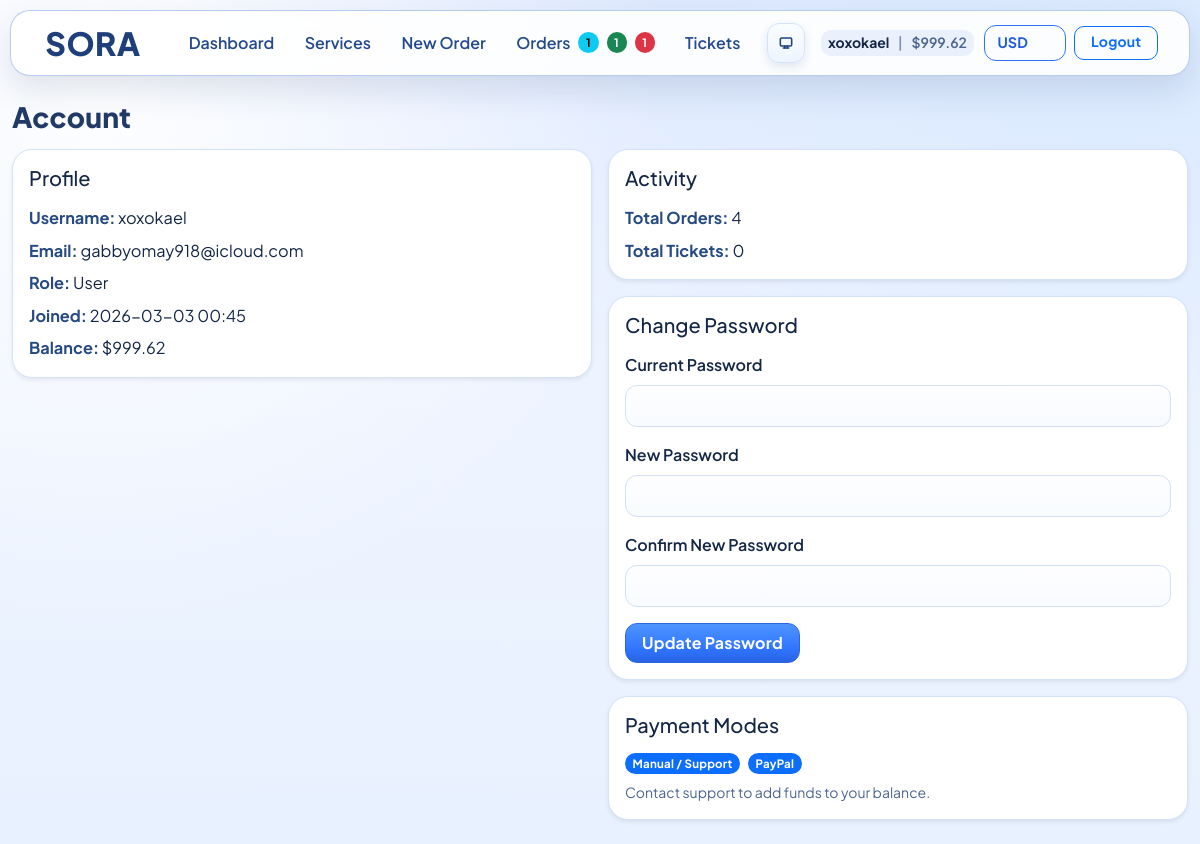
Page /account (signed in) on the committed database.
### app/models.py (models this page shows)
class SiteSetting(db.Model):
    id = db.Column(db.Integer, primary_key=True)
    key = db.Column(db.String(80), unique=True, nullable=False)
    value = db.Column(db.Text, nullable=False, default="")

class User(db.Model):
    id = db.Column(db.Integer, primary_key=True)
    username = db.Column(db.String(40), unique=True, nullable=False)
    email = db.Column(db.String(120), unique=True, nullable=False)
    password_hash = db.Column(db.String(255), nullable=False)
    balance = db.Column(db.Float, default=0.0)
    is_admin = db.Column(db.Boolean, default=False)
    is_banned = db.Column(db.Boolean, default=False, nullable=False)
    created_at = db.Column(db.DateTime, default=datetime.utcnow)

### app/routes.py (the view, shortened to what this page needs)
    @app.route("/account", methods=["GET", "POST"])
    @login_required
    def account():
        user = current_user()
        orders_count = Order.query.filter_by(user_id=user.id).count()
        tickets_count = Ticket.query.filter_by(user_id=user.id).count()
        return render_template(
            "account.html",
            title="Account",
            orders_count=orders_count,
            tickets_count=tickets_count,
        )

### app/routes.py (called while the page is built)
def current_user():
    uid = session.get("user_id")
    if not uid:
        return None
    return User.query.get(uid)

def login_required(view_func):
    @wraps(view_func)
    def wrapper(*args, **kwargs):
        user = current_user()
        if not user:
            flash("Please login first.", "warning")
            return redirect(url_for("login"))
        if user.is_banned:
            session.clear()
            flash("Your account has been banned. Contact support.", "danger")
            return redirect(url_for("login"))
        return view_func(*args, **kwargs)
    return wrapper

### app/templates/account.html
{% extends 'base.html' %}
{% block content %}
<div class="account-page">
<h3 class="mb-3">Account</h3>
<div class="row g-3">
  <div class="col-lg-6">
    <div class="card p-3 shadow-sm">
      <h5 class="mb-3">Profile</h5>
      <div class="mb-2 account-line"><strong>Username:</strong> {{ active_user.username }}</div>
      <div class="mb-2 account-line"><strong>Email:</strong> {{ active_user.email }}</div>
      <div class="mb-2 account-line"><strong>Role:</strong> {% if active_user.is_admin %}Admin{% else %}User{% endif %}</div>
      <div class="mb-2 account-line"><strong>Joined:</strong> {{ active_user.created_at.strftime('%Y-%m-%d %H:%M') }}</div>
      <div class="mb-0 account-line"><strong>Balance:</strong> {{ format_money(active_user.balance, 2) }}</div>
    </div>
  </div>
  <div class="col-lg-6">
    <div class="card p-3 shadow-sm">
      <h5 class="mb-3">Activity</h5>
      <div class="mb-2 account-line"><strong>Total Orders:</strong> {{ orders_count }}</div>
      <div class="mb-0 account-line"><strong>Total Tickets:</strong> {{ tickets_count }}</div>
    </div>
    <div class="card p-3 shadow-sm mt-3">
      <h5 class="mb-3">Change Password</h5>
      <form method="post">
        <div class="mb-3">
          <label class="form-label">Current Password</label>
          <input type="password" class="form-control" name="current_password" required>
        </div>
        <div class="mb-3">
          <label class="form-label">New Password</label>
          <input type="password" class="form-control" name="new_password" minlength="6" required>
        </div>
        <div class="mb-3">
          <label class="form-label">Confirm New Password</label>
          <input type="password" class="form-control" name="confirm_password" minlength="6" required>
        </div>
        <button type="submit" class="btn btn-primary">Update Password</button>
      </form>
    </div>
    <div class="card p-3 shadow-sm mt-3">
      <h5 class="mb-3">Payment Modes</h5>
      {% if enabled_payment_modes %}
      <div class="d-flex flex-wrap gap-2 mb-2">
        {% for mode in enabled_payment_modes %}
        <span class="badge text-bg-primary">{{ mode }}</span>
        {% endfor %}
      </div>
      {% else %}
      <div class="small text-muted mb-2">No payment mode is enabled right now.</div>
      {% endif %}
      {% if payment_note %}
      <div class="small text-muted">{{ payment_note }}</div>
      {% endif %}
    </div>
  </div>
</div>
</div>
{% endblock %}

### app/templates/base.html (shortened to what this page needs)
<!doctype html>
<html lang="en">
<head>
  <link href="https://cdn.jsdelivr.net/npm/bootstrap@5.3.3/dist/css/bootstrap.min.css" rel="stylesheet">
  <link rel="stylesheet" href="{{ url_for('static', filename='styles.css') }}">
</head>
<body{% if active_user and active_user.is_admin %} class="admin-ui"{% endif %}>
<nav class="navbar navbar-expand-lg navbar-light site-navbar sticky-top">
  <div class="container">
    <a class="navbar-brand fw-bold" href="{{ url_for('dashboard') if active_user else url_for('login') }}">
      {% if site_logo_url %}
      <img class="site-logo-img" src="{{ site_logo_url }}" alt="Website logo">
      {% else %}
      {{ site_name }}
      {% endif %}
    </a>
    <div class="collapse navbar-collapse" id="navMenu">
      {% if active_user %}
      {% if active_user.is_admin %}
      <ul class="navbar-nav me-auto mb-2 mb-lg-0">
          <li class="nav-item"><a class="nav-link" href="{{ url_for('admin_dashboard') }}">Admin</a></li>
          <li class="nav-item"><a class="nav-link" href="{{ url_for('admin_services') }}">Services</a></li>
          <li class="nav-item"><a class="nav-link" href="{{ url_for('admin_providers') }}">Providers</a></li>
          <li class="nav-item">
            <a class="nav-link d-flex align-items-center gap-2" href="{{ url_for('admin_orders') }}">
              <span>Orders</span>
              {% if nav_orders_badge > 0 %}<span class="badge text-bg-info">{{ nav_orders_badge }}</span>{% endif %}
              {% if nav_processing_orders_badge > 0 %}<span class="badge text-bg-success" title="Processing orders">{{ nav_processing_orders_badge }}</span>{% endif %}
            </a>
          </li>
          <li class="nav-item">
            <a class="nav-link d-flex align-items-center gap-2" href="{{ url_for('admin_tickets') }}">
              <span>Tickets</span>
              {% if nav_tickets_badge > 0 %}<span class="badge text-bg-danger">{{ nav_tickets_badge }}</span>{% endif %}
            </a>
          </li>
          <li class="nav-item"><a class="nav-link" href="{{ url_for('admin_users') }}">Users</a></li>
          <li class="nav-item"><a class="nav-link" href="{{ url_for('admin_settings') }}">Settings</a></li>
      </ul>
      {% else %}
      <ul class="navbar-nav me-auto mb-2 mb-lg-0">
          <li class="nav-item"><a class="nav-link" href="{{ url_for('dashboard') }}">Dashboard</a></li>
          <li class="nav-item"><a class="nav-link" href="{{ url_for('services') }}">Services</a></li>
          <li class="nav-item"><a class="nav-link" href="{{ url_for('new_order') }}">New Order</a></li>
          <li class="nav-item">
            <a class="nav-link d-flex align-items-center gap-2" href="{{ url_for('orders') }}">
              <span>Orders</span>
              {% if nav_orders_badge > 0 %}<span class="badge text-bg-info">{{ nav_orders_badge }}</span>{% endif %}
              {% if nav_processing_orders_badge > 0 %}<span class="badge text-bg-success" title="Processing orders">{{ nav_processing_orders_badge }}</span>{% endif %}
              {% if nav_canceled_orders_badge > 0 %}<span class="badge text-bg-danger" title="Canceled orders">{{ nav_canceled_orders_badge }}</span>{% endif %}
            </a>
          </li>
          <li class="nav-item">
            <a class="nav-link d-flex align-items-center gap-2" href="{{ url_for('tickets') }}">
              <span>Tickets</span>
            </a>
          </li>
      </ul>
      {% endif %}
      {% endif %}
      <div class="d-flex align-items-center gap-2 {% if not active_user %}ms-auto{% endif %}">
        <button
          class="btn theme-toggle js-theme-toggle d-none d-lg-inline-flex"
          type="button"
          aria-label="Switch theme"
          title="Theme: System"
        >
          <span class="theme-glyph glyph-system" aria-hidden="true">
            <svg viewBox="0 0 24 24" fill="none">
              <rect x="3.5" y="4.5" width="17" height="12" rx="2"></rect>
              <path d="M8 19.5h8"></path>
              <path d="M10 16.5v3"></path>
              <path d="M14 16.5v3"></path>
            </svg>
          </span>
        </button>
        {% if active_user %}
        <div class="nav-user small ms-2">
          <a class="nav-user-link" href="{{ url_for('account') }}">{{ active_user.username }}</a>
          {% if not active_user.is_admin %}
          <span class="nav-user-sep">|</span>
          <span class="nav-user-balance">{{ format_money(active_user.balance, 2) }}</span>
          {% endif %}
        </div>
        <form class="currency-switcher" method="post" action="{{ url_for('set_currency') }}">
          <select class="currency-select" name="currency" onchange="this.form.submit()" aria-label="Change currency">
            {% for currency in currency_options %}
            <option value="{{ currency.code }}" {% if currency_code == currency.code %}selected{% endif %}>{{ currency.code }}</option>
            {% endfor %}
          </select>
        </form>
        <a class="btn btn-outline-primary btn-sm" href="{{ url_for('logout') }}">Logout</a>
        {% endif %}
      </div>
    </div>
  </div>
</nav>
<main class="container py-4">
  {% block content %}{% endblock %}
</main>
</body>
</html>

### rows in the picture
SiteSetting: value "SORA"
User: username "xoxokael", balance "$999.62", email "gabbyomay918@icloud.com", created_at "2026-03-03 00:45"
SiteSetting: value "Contact support to add funds to your balance."

### other values in the picture
{{ nav_orders_badge }} "1"
{{ nav_processing_orders_badge }} "1"
{{ nav_canceled_orders_badge }} "1"
{{ orders_count }} "4"
{{ tickets_count }} "0"
{{ mode }} "Manual / Support" "PayPal"
form field currency "USD"
